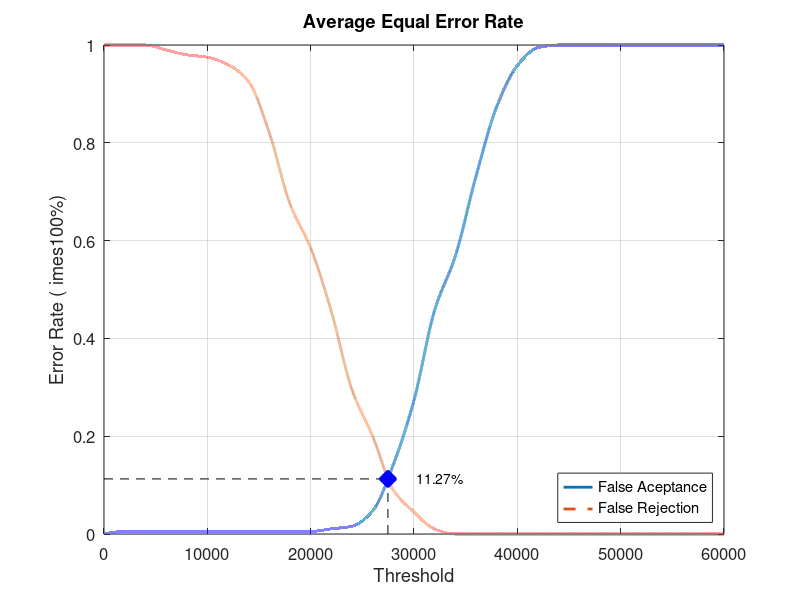
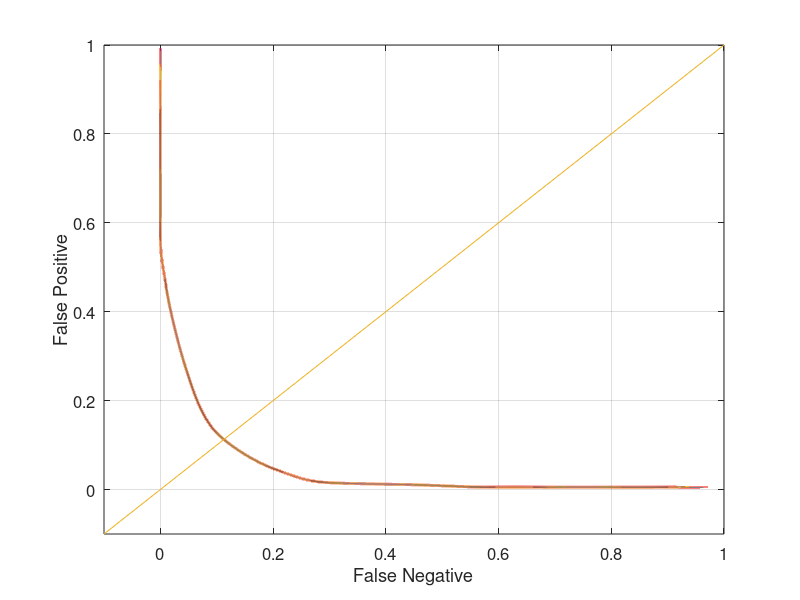

Write MATLAB code to recreate these figures, in order.
close all;
clear;
clc;
x = 0:2000:60000;
xq = 0:0.5:60000;

y0 = [0 0.00526316 0.00526316 0.00526316 0.00526316 0.00526316 0.00526316 0.00526316 0.00526316 0.00526316 0.00526316 0.0105263 0.0157895 0.0473684 0.142105 0.273684 0.457895 0.568421 0.731579 0.873684 0.957895 0.994737 1 1 1 1 1 1 1 1 1]
yy0 = interp1(x, y0, xq, 'pchip');
y1 = [1 1 1 0.99 0.98 0.975 0.96 0.925 0.82 0.675 0.585 0.455 0.295 0.2 0.09 0.045 0.01 0 0 0 0 0 0 0 0 0 0 0 0 0 0]
yy1 = interp1(x, y1, xq, 'pchip');

% Calculating EER: 
y2 = abs(y0 - y1);
find(y2 == min(y2))
yy2 = abs(yy0 - yy1);
xEER = find(yy2 == min(yy2));
xEERIndex = xq(xEER) % X-axis EER
yEER = yy0(xEER) % Y-axis EER

main = figure
plot(xq, yy0,'-','LineWidth', 2);	hold on
plot(xq, yy1,'--','LineWidth', 2);	hold on
plot([xEERIndex xEERIndex], [0 yEER], 'k--');	hold on
plot([0 xEERIndex], [yEER yEER], 'k--');	hold on
plot(xEERIndex, yEER, 'bx', 'LineWidth', 10);	hold on
text(xEERIndex + 10 * xEERIndex / 100, yEER, [num2str(round((10000 * yEER)) / 100) '%'])
legend('False Aceptance', 'False Rejection', 'Location', 'SouthEast')
xlabel('Threshold')
ylabel('Error Rate (	imes100%)')
title('Average Equal Error Rate')
set(gca, 'FontSize', 12)
axis([0 60000 0 1])
grid on

print(main, 'Database1_2Main', '-dpng');
FNRxFPR = figure('Color', [1 1 1]);
plot(yy1, yy0, '-', yy1, yy0, 'LineWidth', 2);
hold on
y = -0.1:0.1:1
plot(y, y); 
set(gca, 'FontSize', 12)
xlabel('False Negative')
ylabel('False Positive')
axis([-0.1 1 -0.1 1])
set(gca, 'FontSize', 12)
grid on

print(FNRxFPR, 'Database1_2FNRxFPR','-dpng');
